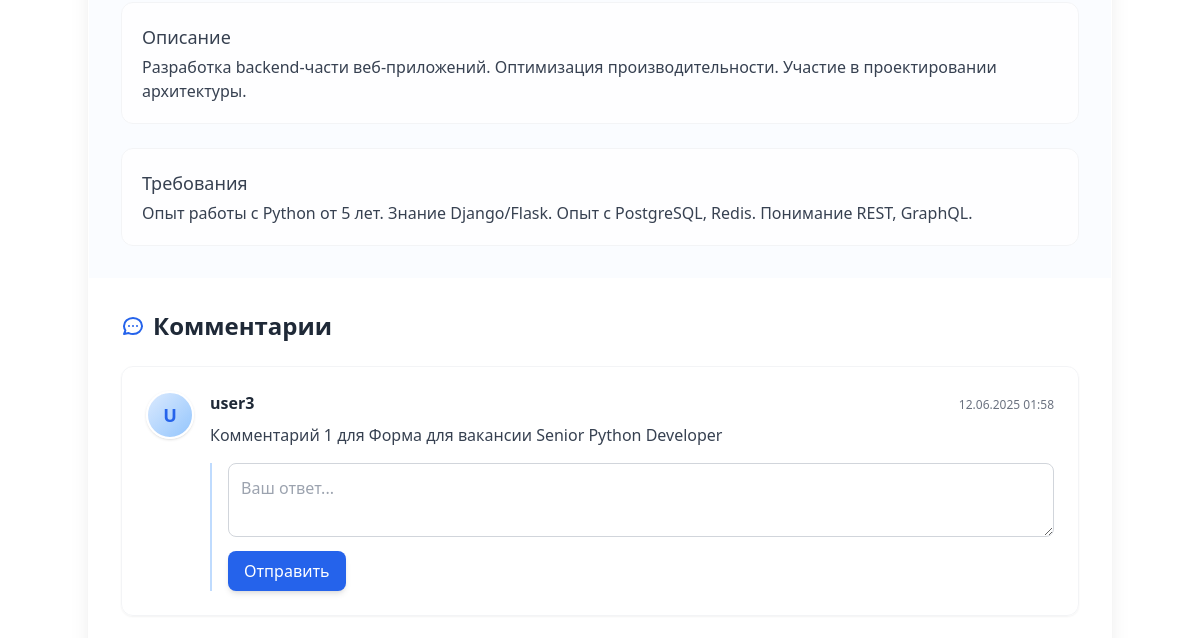
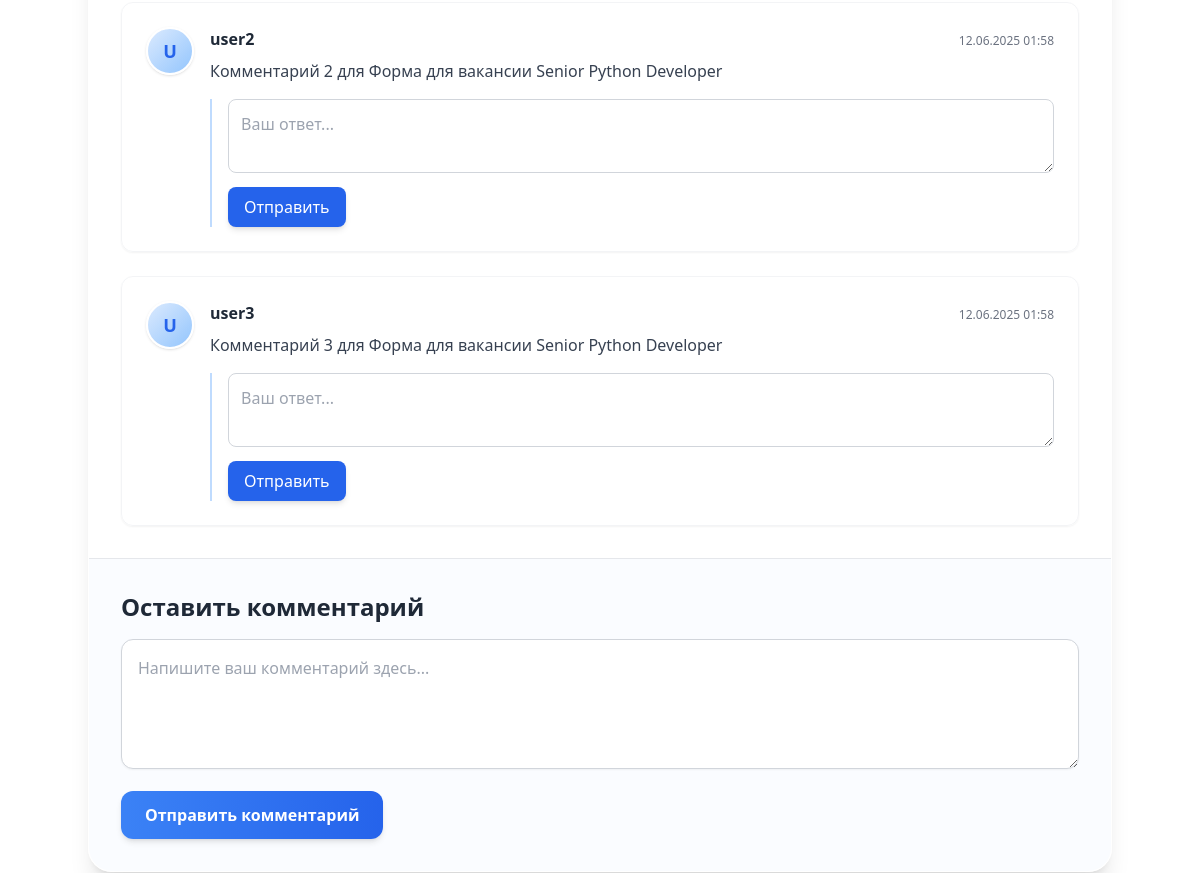
Page /form/11 (signed in, middle part) on the earlier database version (2 pictures, top to bottom).
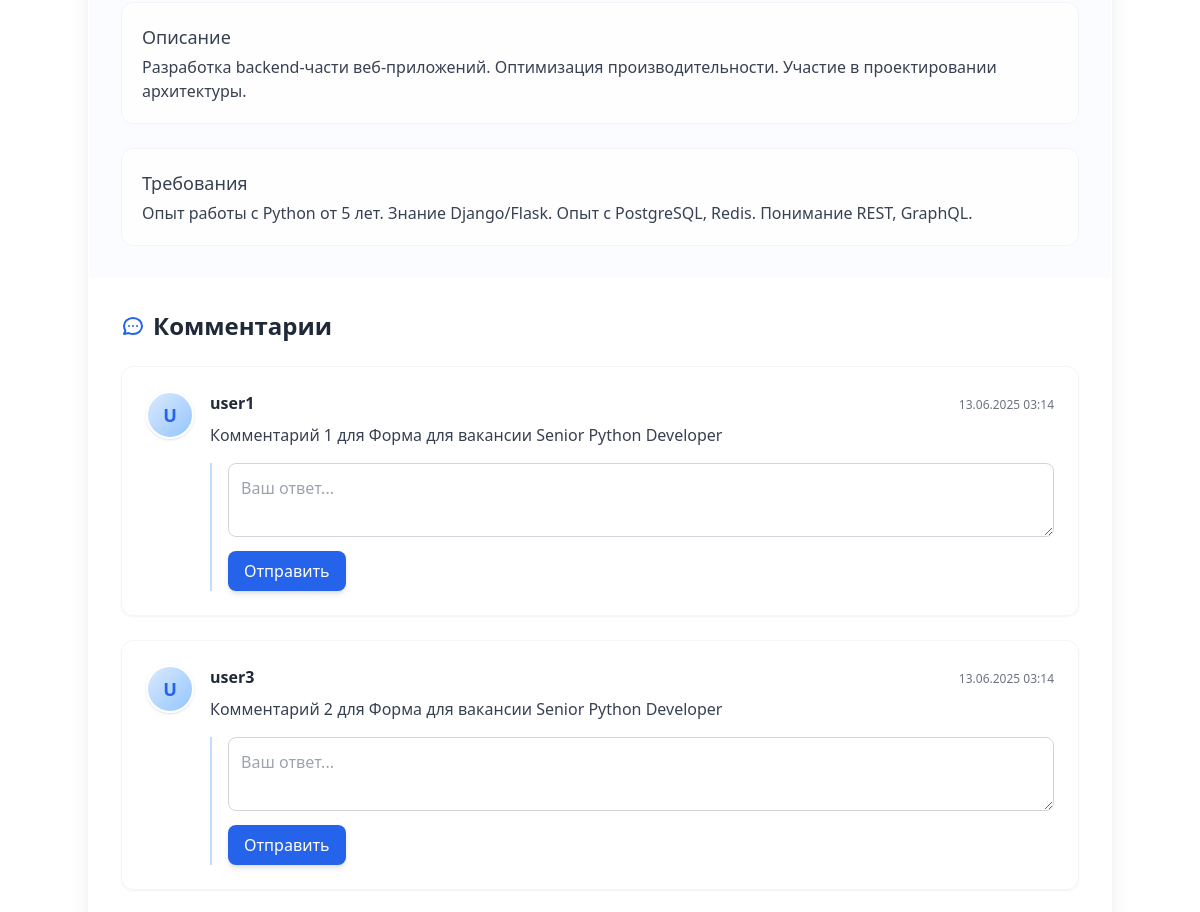
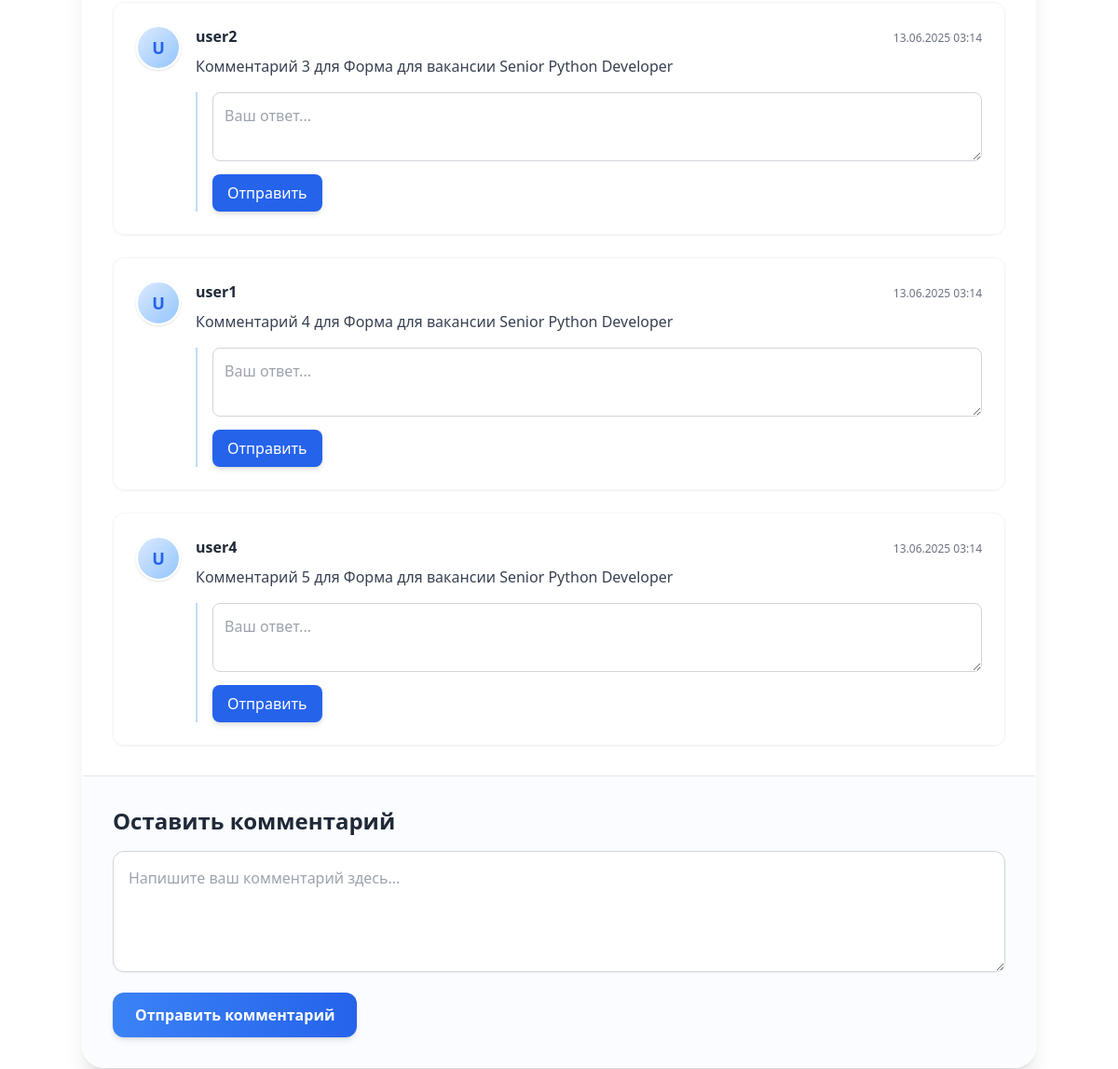
Same page on the later database version (2 pictures, top to bottom).
### tables this page shows
CREATE TABLE surveys (
        id INTEGER PRIMARY KEY AUTOINCREMENT,
        title TEXT NOT NULL,
        description TEXT,
        rating REAL,
        image TEXT,
        user TEXT,
        type TEXT,
        form_type TEXT,
        job_title TEXT,
        job_company TEXT,
        job_location TEXT,
        job_description TEXT,
        job_requirements TEXT,
        job_salary TEXT,
        event_name TEXT,
        event_date TEXT,
        event_time TEXT,
        event_location TEXT,
        event_description TEXT,
        event_organizer TEXT,
        contest_name TEXT,
        contest_description TEXT,
        contest_start_date TEXT,
        contest_end_date TEXT,
        contest_requirements TEXT,
        contest_prizes TEXT,
        last_activity_time DATETIME DEFAULT CURRENT_TIMESTAMP
    );

CREATE TABLE comments (
    id INTEGER PRIMARY KEY AUTOINCREMENT,
    user TEXT NOT NULL,
    text TEXT NOT NULL,
    survey_id INTEGER NOT NULL,
    parent_comment_id INTEGER DEFAULT NULL,
    timestamp DATETIME DEFAULT CURRENT_TIMESTAMP,
    FOREIGN KEY (survey_id) REFERENCES surveys(id) ON DELETE CASCADE,
    FOREIGN KEY (parent_comment_id) REFERENCES comments(id) ON DELETE CASCADE
);

CREATE TABLE users (
        id INTEGER PRIMARY KEY AUTOINCREMENT,
        username TEXT UNIQUE NOT NULL,
        password TEXT NOT NULL,
        name TEXT,
        email TEXT UNIQUE NOT NULL,
        profile_picture TEXT,
        role TEXT DEFAULT 'user',
        organization TEXT,
        job_title TEXT,
        registration_date DATETIME DEFAULT CURRENT_TIMESTAMP,
        last_activity_time DATETIME DEFAULT CURRENT_TIMESTAMP,
        created_at DATETIME DEFAULT CURRENT_TIMESTAMP
    );

### app.py (the view, shortened to what this page needs)
@app.route('/form/<int:form_id>', methods=['GET', 'POST'])
@login_required()
def form(form_id):
    db = get_db()
    cursor = db.cursor()
    try:
        if request.method == 'POST':
            text = request.form['text']
            user = session['username']
            cursor.execute("INSERT INTO comments (user, text, survey_id) VALUES (?, ?, ?)", (user, text, form_id))
            db.commit()
            return redirect(url_for('form', form_id=form_id))
        cursor.execute("""
            SELECT c.id, c.user, c.text, c.survey_id, c.parent_comment_id, c.timestamp,
                   u.username, u.profile_picture
            FROM comments c
            LEFT JOIN users u ON c.user = u.username
            WHERE c.survey_id = ?
            ORDER BY c.timestamp DESC
        """, (form_id,))
        columns = [column[0] for column in cursor.description]
        comments = []
        moscow_tz = pytz.timezone('Europe/Moscow')
        for row in cursor.fetchall():
            comment = dict(zip(columns, row))
            if comment['timestamp']:
                if isinstance(comment['timestamp'], str):
                    utc_time = datetime.strptime(comment['timestamp'], '%Y-%m-%d %H:%M:%S')
                    utc_time = pytz.utc.localize(utc_time)
                else:
                    utc_time = comment['timestamp'].replace(tzinfo=pytz.utc)
                comment['moscow_time'] = utc_time.astimezone(moscow_tz).strftime('%d.%m.%Y %H:%M')
            else:
                comment['moscow_time'] = 'Неизвестно'
            comments.append(comment)
        cursor.execute("SELECT * FROM surveys WHERE id = ? AND type = 'form'", (form_id,))
        form = cursor.fetchone()
        if not form:
            return "Анкета не найдена", 404
        form = dict(zip([column[0] for column in cursor.description], form))
        form_type = form['form_type']
        additional_data = {}
        if form_type == 'job':
            additional_data['job_title'] = form['job_title']
            additional_data['job_company'] = form['job_company']
            additional_data['job_location'] = form['job_location']
            additional_data['job_description'] = form['job_description']
            additional_data['job_requirements'] = form['job_requirements']
            additional_data['job_salary'] = form['job_salary']
        cursor.execute("SELECT * FROM survey_questions WHERE survey_id = ?", (form_id,))
        questions = cursor.fetchall()
        return render_template('form.html',form=form, questions=questions, comments=comments, additional_data=additional_data,get_replies=get_replies)
    except sqlite3.Error as e:
        print(f"Database error: {e}")
        flash("Ошибка при работе с базой данных", "error")
        return redirect(url_for('profile'))
    finally:
        db.close()

### app.py (called while the page is built)
def get_db():
    conn = sqlite3.connect(DATABASE)
    conn.execute('PRAGMA foreign_keys = ON')
    return conn

def get_replies(comment_id):
    db = get_db()
    cursor = db.cursor()
    cursor.execute("""
        SELECT c.id, c.user, c.text, c.survey_id, c.parent_comment_id, c.timestamp,
               u.username, u.profile_picture, s.type as survey_type
        FROM comments c
        LEFT JOIN users u ON c.user = u.username
        LEFT JOIN surveys s ON c.survey_id = s.id
        WHERE c.parent_comment_id = ?
        ORDER BY c.timestamp ASC
    """, (comment_id,))
    columns = [column[0] for column in cursor.description]
    replies = [dict(zip(columns, row)) for row in cursor.fetchall()]
    db.close()
    return replies

def login_required(role=None):
    def decorator(func):
        @wraps(func)
        def wrapper(*args, **kwargs):
            print("login_required called")
            if 'logged_in' not in session or not session['logged_in']:
                return redirect(url_for('login'))
            if role is not None and session['role'] != role:
                return 'У вас нет прав доступа.', 403
            return func(*args, **kwargs)
        return wrapper
    return decorator

### templates/form.html (shortened to what this page needs)
{% extends 'base.html' %}
{% block body %}
<div class="container mx-auto py-10 font-roboto">
    <div class="bg-white/80 backdrop-blur-lg rounded-3xl shadow-xl overflow-hidden border border-white/30">
      <div class="p-8 bg-blue-50/30">
        <div class="grid grid-cols-1 md:grid-cols-2 gap-6">
          {% if form.form_type == 'job' %}
            <div class="md:col-span-2 bg-white/80 p-5 rounded-xl shadow-xs border border-gray-100">
              <h3 class="text-lg font-medium text-gray-700 mb-1">Описание</h3>
              <p class="text-gray-700">{{ additional_data.job_description | default('Не указано') }}</p>
            </div>
            <div class="md:col-span-2 bg-white/80 p-5 rounded-xl shadow-xs border border-gray-100">
              <h3 class="text-lg font-medium text-gray-700 mb-1">Требования</h3>
              <p class="text-gray-700">{{ additional_data.job_requirements | default('Не указано') }}</p>
            </div>
          {% endif %}
        </div>
      </div>
      <div class="p-8">
        <h2 class="text-2xl font-bold text-gray-800 mb-6 flex items-center">
          Комментарии
        </h2>
        {% if comments %}
        <div class="space-y-6">
          {% for comment in comments %}
          <div class="bg-white/80 rounded-xl p-6 shadow-sm border border-gray-100" id="comment-{{ comment.id }}">
            <div class="flex gap-4">
              <div class="flex-shrink-0">
                {% if comment.profile_picture %}
                  <img src="{{ comment.profile_picture }}" alt="Аватар" class="w-12 h-12 rounded-full object-cover border-2 border-white shadow">
                {% else %}
                  <div class="w-12 h-12 rounded-full bg-gradient-to-br from-blue-100 to-blue-300 flex items-center justify-center text-blue-600 font-bold text-lg border-2 border-white shadow">
                    {{ comment.username[0]|upper }}
                  </div>
                {% endif %}
              </div>
              <div class="flex-1">
                <div class="flex items-baseline justify-between">
                  <h4 class="font-bold text-gray-800">{{ comment.username }}</h4>
                  <span class="text-xs text-gray-500" title="Московское время">{{ comment.moscow_time }}</span>
                </div>
                <p class="mt-2 text-gray-700">{{ comment.text }}</p>
                <form method="POST" action="{{ url_for('reply_to_comment', comment_id=comment.id) }}" class="mt-4 pl-4 border-l-2 border-blue-200">
                  <textarea name="reply_text" rows="2"
                      class="w-full p-3 border border-gray-300 rounded-lg focus:ring-2 focus:ring-blue-500 focus:border-blue-500"
                      placeholder="Ваш ответ..." required></textarea>
                  <div class="flex gap-2 mt-2">
                    <button type="submit"
                            class="px-4 py-2 bg-blue-600 text-white rounded-lg hover:bg-blue-700 transition-colors shadow-md">
                      Отправить
                    </button>
                  </div>
                </form>
                {% set replies = get_replies(comment.id) %}
              </div>
            </div>
          </div>
          {% endfor %}
        </div>
        {% endif %}
      </div>
      <div class="bg-blue-50/30 p-8 border-t border-gray-200">
        <h2 class="text-2xl font-bold text-gray-800 mb-4">Оставить комментарий</h2>
        <form method="POST" class="space-y-4">
          <textarea name="text" rows="4"
            class="w-full p-4 border border-gray-300 rounded-xl shadow-sm focus:ring-2 focus:ring-blue-500 focus:border-blue-500 transition-all"
            placeholder="Напишите ваш комментарий здесь..." required></textarea>
          <button type="submit"
            class="px-6 py-3 bg-gradient-to-r from-blue-500 to-blue-600 text-white font-bold rounded-xl shadow-md hover:shadow-lg transition-all transform hover:-translate-y-0.5">
            Отправить комментарий
          </button>
        </form>
      </div>
    </div>
  </div>
{% endblock %}

### templates/base.html (shortened to what this page needs)
<!DOCTYPE html>
<html lang="en">
    <head>
        <link rel="stylesheet" href="{{url_for('static',filename='dist/css/output.css')}}">
        <script src="https://cdn.tailwindcss.com"></script>
    </head>
    <body>
        {% block body %} {% endblock %}
    </body>
    </html>

Differences in the rows shown:
now on this page (row edited): comments: username "U", username "user1", moscow_time "13.06.2025 03:14", text "Комментарий 1 для Форма для вакансии Senior Python Developer"
changed comments "user3": moscow_time "12.06.2025 01:58" → "13.06.2025 03:14"; text "Комментарий 1 для Форма для вакансии Senior Python Developer" → "Комментарий 2 для Форма для вакансии Senior Python Developer"
changed comments "user2": moscow_time "12.06.2025 01:58" → "13.06.2025 03:14"; text "Комментарий 2 для Форма для вакансии Senior Python Developer" → "Комментарий 3 для Форма для вакансии Senior Python Developer"
changed comments: username "user3" → "user1"; moscow_time "12.06.2025 01:58" → "13.06.2025 03:14"; text "Комментарий 3 для Форма для вакансии Senior Python Developer" → "Комментарий 4 для Форма для вакансии Senior Python Developer"
now on this page (row edited): comments: username "U", username "user4", moscow_time "13.06.2025 03:14", text "Комментарий 5 для Форма для вакансии Senior Python Developer"
